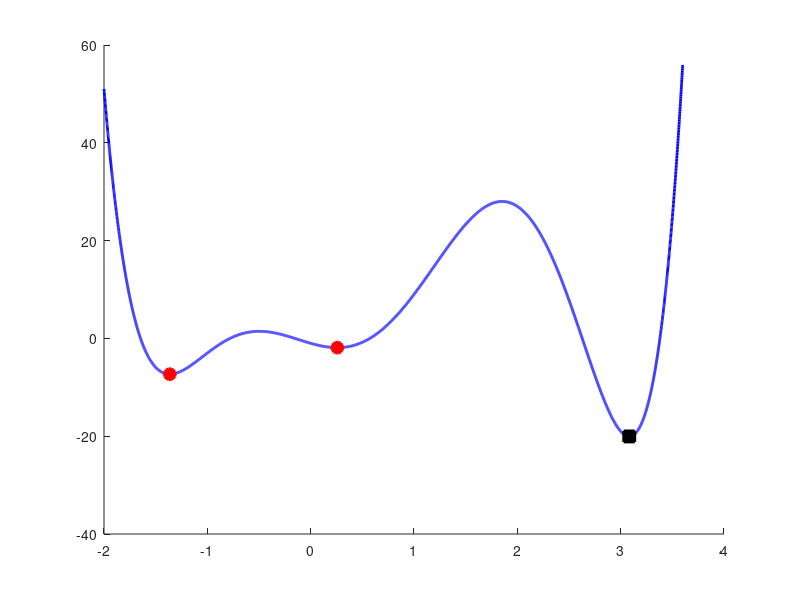

Here is the MATLAB script that generated this plot: (Note: this script raises an error after producing the figure.)
clear, clc, close

x = -2:.001:3.6;
f = @(x) x.^6 - 4 * x.^5 - 3 * x.^4 + 16 * x.^3 + 6 * x.^2 - 6 * x - 1;
d = [2.3 3.45];

r = [-1.363 0.258 3.083];

figure, hold on
h1 = plot(x, f(x), '-b', 'linewidth', 2);
h2 = plot(r(1:2), f(r(1:2)), 'or', 'linewidth', 2, 'MarkerSize', 8, 'MarkerFaceColor',[1,0,0]);
h3 = plot(r(3), f(r(3)), 'sk', 'linewidth', 2, 'MarkerSize', 8, 'MarkerFaceColor',[0,0,0]);

vline(-1.8, 'k', 'x_{1}')
vline(-0.9, 'k', 'x_{2}')
vline(1.8530, 'k', 'x_{3}')
vline(3.6, 'k', 'x_{4}')
h4 = line([-1.7 -1], [f(-1.7) f(-1)], 'Color', 'black', 'LineStyle', '-', 'linewidth', 1.5);

xlim([min(x) max(x)+.1])


legend([h1 h2 h3 h4], 'f(x)=x^6-4x^5-3x^4+16x^3+6x^2-6x-1', 'Local minima', 'Global minimum', 'Arbitrary test of convexity')
xlabel('Search space (R)')
ylabel('f(x)')

set(gca,'FontSize', 12)
box on, grid on
% print('img', '-depsc')